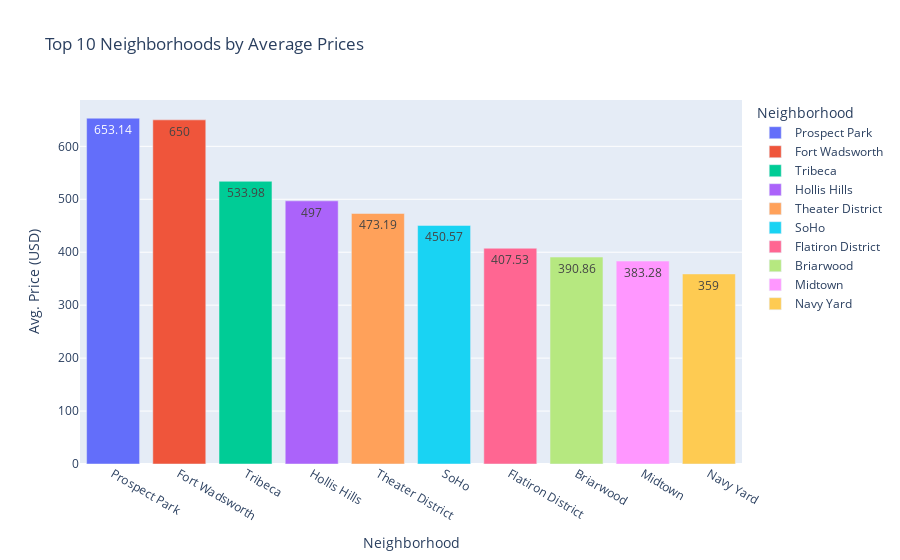

The cell this chart's notebook holds for it:
### Code cell
fig = px.bar(data_frame=top_10_neighborhoods, 
             x="neighborhood", 
             y="avg_price",
             color="neighborhood", 
             title="Top 10 Neighborhoods by Average Prices",
             labels={"neighborhood": "Neighborhood", "avg_price": "Avg. Price (USD)", "total_listings": "Total Listings"},
             text="avg_price",
             hover_data=["total_listings"])
fig.show()

### Figure 1 — Plotly figure (JSON) as saved in the notebook; plotly's stock layout.template omitted (floating-point values rounded to 4 significant figures)
{"data": [{"alignmentgroup": "True", "customdata": [[7]], "hovertemplate": "Neighborhood=%{x}<br>Avg. Price (USD)=%{text}<br>Total Listings=%{customdata[0]}<extra></extra>", "legendgroup": "Prospect Park", "marker": {"color": "#636efa", "pattern": {"shape": ""}}, "name": "Prospect Park", "offsetgroup": "Prospect Park", "orientation": "v", "showlegend": true, "text": [653.1], "textposition": "auto", "type": "bar", "x": ["Prospect Park"], "xaxis": "x", "y": [653.1], "yaxis": "y"}, {"alignmentgroup": "True", "customdata": [[1]], "hovertemplate": "Neighborhood=%{x}<br>Avg. Price (USD)=%{text}<br>Total Listings=%{customdata[0]}<extra></extra>", "legendgroup": "Fort Wadsworth", "marker": {"color": "#EF553B", "pattern": {"shape": ""}}, "name": "Fort Wadsworth", "offsetgroup": "Fort Wadsworth", "orientation": "v", "showlegend": true, "text": [650], "textposition": "auto", "type": "bar", "x": ["Fort Wadsworth"], "xaxis": "x", "y": [650], "yaxis": "y"}, {"alignmentgroup": "True", "customdata": [[246]], "hovertemplate": "Neighborhood=%{x}<br>Avg. Price (USD)=%{text}<br>Total Listings=%{customdata[0]}<extra></extra>", "legendgroup": "Tribeca", "marker": {"color": "#00cc96", "pattern": {"shape": ""}}, "name": "Tribeca", "offsetgroup": "Tribeca", "orientation": "v", "showlegend": true, "text": [534.0], "textposition": "auto", "type": "bar", "x": ["Tribeca"], "xaxis": "x", "y": [534.0], "yaxis": "y"}, {"alignmentgroup": "True", "customdata": [[1]], "hovertemplate": "Neighborhood=%{x}<br>Avg. Price (USD)=%{text}<br>Total Listings=%{customdata[0]}<extra></extra>", "legendgroup": "Hollis Hills", "marker": {"color": "#ab63fa", "pattern": {"shape": ""}}, "name": "Hollis Hills", "offsetgroup": "Hollis Hills", "orientation": "v", "showlegend": true, "text": [497], "textposition": "auto", "type": "bar", "x": ["Hollis Hills"], "xaxis": "x", "y": [497], "yaxis": "y"}, {"alignmentgroup": "True", "customdata": [[321]], "hovertemplate": "Neighborhood=%{x}<br>Avg. Price (USD)=%{text}<br>Total Listings=%{customdata[0]}<extra></extra>", "legendgroup": "Theater District", "marker": {"color": "#FFA15A", "pattern": {"shape": ""}}, "name": "Theater District", "offsetgroup": "Theater District", "orientation": "v", "showlegend": true, "text": [473.2], "textposition": "auto", "type": "bar", "x": ["Theater District"], "xaxis": "x", "y": [473.2], "yaxis": "y"}, {"alignmentgroup": "True", "customdata": [[242]], "hovertemplate": "Neighborhood=%{x}<br>Avg. Price (USD)=%{text}<br>Total Listings=%{customdata[0]}<extra></extra>", "legendgroup": "SoHo", "marker": {"color": "#19d3f3", "pattern": {"shape": ""}}, "name": "SoHo", "offsetgroup": "SoHo", "orientation": "v", "showlegend": true, "text": [450.6], "textposition": "auto", "type": "bar", "x": ["SoHo"], "xaxis": "x", "y": [450.6], "yaxis": "y"}, {"alignmentgroup": "True", "customdata": [[98]], "hovertemplate": "Neighborhood=%{x}<br>Avg. Price (USD)=%{text}<br>Total Listings=%{customdata[0]}<extra></extra>", "legendgroup": "Flatiron District", "marker": {"color": "#FF6692", "pattern": {"shape": ""}}, "name": "Flatiron District", "offsetgroup": "Flatiron District", "orientation": "v", "showlegend": true, "text": [407.5], "textposition": "auto", "type": "bar", "x": ["Flatiron District"], "xaxis": "x", "y": [407.5], "yaxis": "y"}, {"alignmentgroup": "True", "customdata": [[36]], "hovertemplate": "Neighborhood=%{x}<br>Avg. Price (USD)=%{text}<br>Total Listings=%{customdata[0]}<extra></extra>", "legendgroup": "Briarwood", "marker": {"color": "#B6E880", "pattern": {"shape": ""}}, "name": "Briarwood", "offsetgroup": "Briarwood", "orientation": "v", "showlegend": true, "text": [390.9], "textposition": "auto", "type": "bar", "x": ["Briarwood"], "xaxis": "x", "y": [390.9], "yaxis": "y"}, {"alignmentgroup": "True", "customdata": [[1694]], "hovertemplate": "Neighborhood=%{x}<br>Avg. Price (USD)=%{text}<br>Total Listings=%{customdata[0]}<extra></extra>", "legendgroup": "Midtown", "marker": {"color": "#FF97FF", "pattern": {"shape": ""}}, "name": "Midtown", "offsetgroup": "Midtown", "orientation": "v", "showlegend": true, "text": [383.3], "textposition": "auto", "type": "bar", "x": ["Midtown"], "xaxis": "x", "y": [383.3], "yaxis": "y"}, {"alignmentgroup": "True", "customdata": [[7]], "hovertemplate": "Neighborhood=%{x}<br>Avg. Price (USD)=%{text}<br>Total Listings=%{customdata[0]}<extra></extra>", "legendgroup": "Navy Yard", "marker": {"color": "#FECB52", "pattern": {"shape": ""}}, "name": "Navy Yard", "offsetgroup": "Navy Yard", "orientation": "v", "showlegend": true, "text": [359], "textposition": "auto", "type": "bar", "x": ["Navy Yard"], "xaxis": "x", "y": [359], "yaxis": "y"}], "layout": {"barmode": "relative", "legend": {"title": {"text": "Neighborhood"}, "tracegroupgap": 0}, "title": {"text": "Top 10 Neighborhoods by Average Prices"}, "xaxis": {"anchor": "y", "categoryarray": ["Prospect Park", "Fort Wadsworth", "Tribeca", "Hollis Hills", "Theater District", "SoHo", "Flatiron District", "Briarwood", "Midtown", "Navy Yard"], "categoryorder": "array", "domain": [0, 1], "title": {"text": "Neighborhood"}}, "yaxis": {"anchor": "x", "domain": [0, 1], "title": {"text": "Avg. Price (USD)"}}}}
